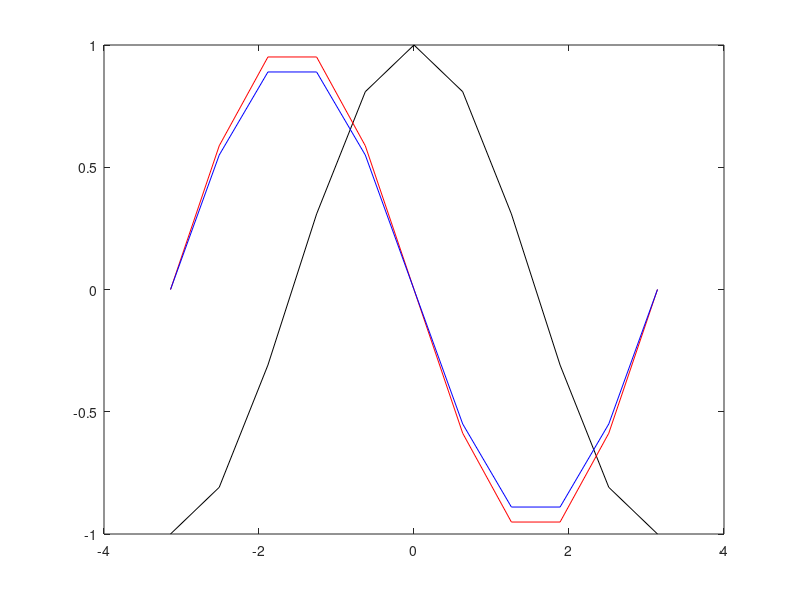

Source code (MATLAB):
clear; clc; close all;
n=10;
h=2*pi/n;
X = -pi:h:pi;
i = length(X);
Y = cos(X);
Y1 = -sin(X);
Y2 = zeros(i,1);
Y2(1) = 0;
Y2(length(X))= 0; 
Y2(2:i-1) = (Y(3:i)-Y(1:i-2))/(2*h);
plot(X,Y,'k',X,Y1,'r',X,Y2,'b')